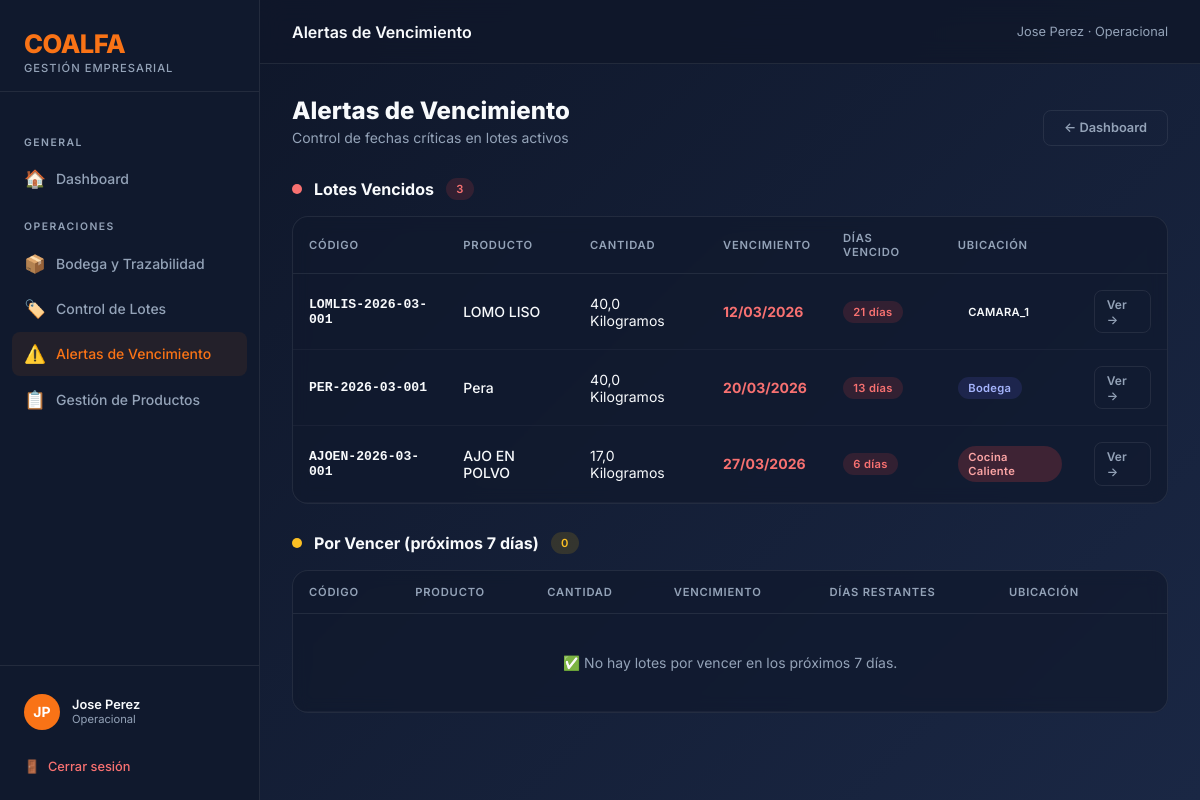
The app's page /inventario/alertas/ (signed in), older data.
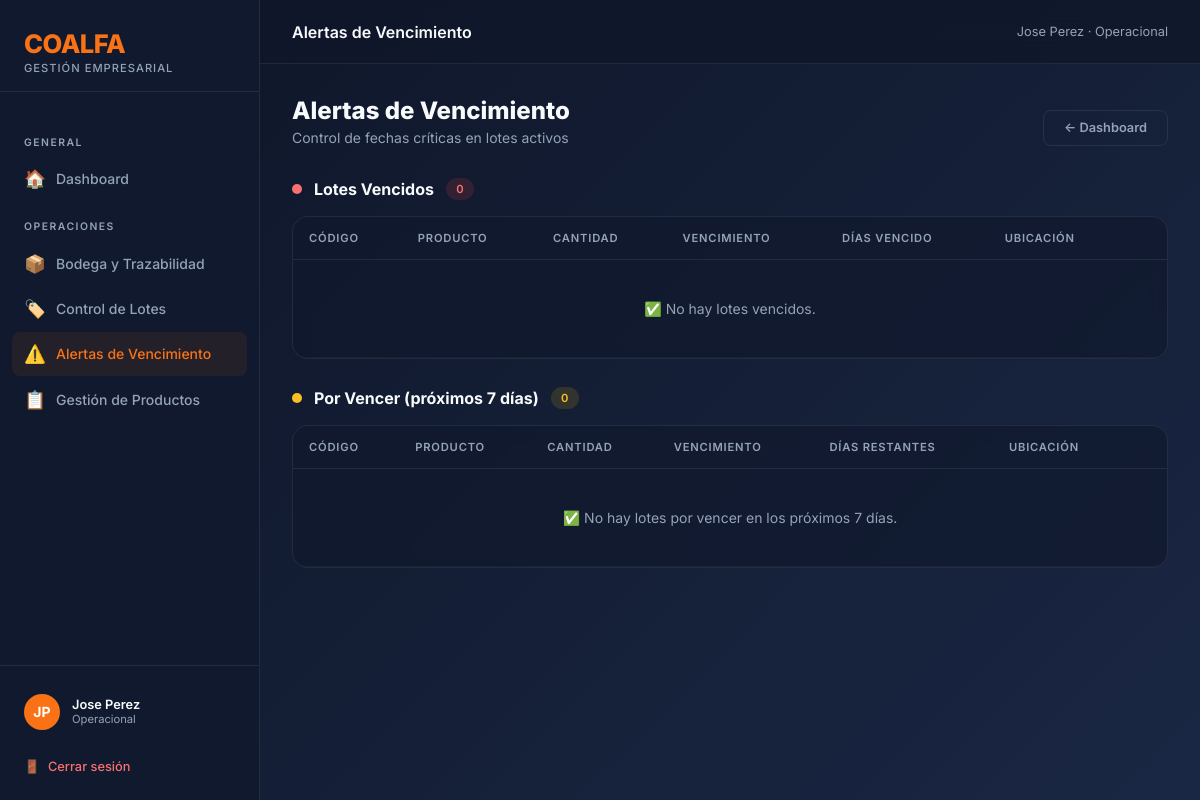
The same page, newer data.
### coalfa/models.py (models this page shows, shortened)
class Usuario(AbstractBaseUser, PermissionsMixin):
    ROL_CHOICES = [
        ("ADMIN", "Administrador"),
        ("RRHH", "Recursos Humanos"),
        ("OPERACIONAL", "Operacional"),
        ("GERENTE", "Gerente"),
    ]
    rut = models.CharField(max_length=12, unique=True, verbose_name="RUT", validators=[rut_validator])
    nombre = models.CharField(max_length=60, verbose_name="Nombre")
    apellido = models.CharField(max_length=60, verbose_name="Apellido")
    rol = models.CharField(max_length=15, choices=ROL_CHOICES, default="RRHH", verbose_name="Rol")
    is_active = models.BooleanField(default=True, verbose_name="Activo")
    is_staff = models.BooleanField(default=False, verbose_name="Es staff")
    solicitud_pendiente = models.BooleanField(default=False, verbose_name="Solicitud pendiente de aprobación")
    date_joined = models.DateTimeField(default=timezone.now, verbose_name="Fecha de registro")
    USERNAME_FIELD = "rut"
    REQUIRED_FIELDS = ["nombre", "apellido"]
    objects = UsuarioManager()
    def get_full_name(self):
        return f"{self.nombre} {self.apellido}"
    class Meta:
        verbose_name = "Usuario"
        verbose_name_plural = "Usuarios"

### inventario/models.py (models this page shows, shortened)
class Lote(models.Model):
    UBICACION_CHOICES = [
        ("BODEGA", "Bodega"),
        ("COCINA_FRIA", "Cocina Fría"),
        ("COCINA_CALIENTE", "Cocina Caliente"),
        ("REPOSTERIA", "Repostería"),
        ("PANADERIA", "Panadería"),
        ("COLACION", "Colación"),
        ("LINEA", "Línea (Servicio)"),
        ("OTRO", "Otro"),
    ]
    ESTADO_CHOICES = [
        ("ACTIVO", "Activo"),
        ("CONSUMIDO", "Consumido"),
        ("VENCIDO", "Vencido"),
        ("DESCARTADO", "Descartado"),
    ]
    PROCESO_CHOICES = [
        ("RECEPCION", "Recepción de Bodega"),
        ("MARINADO", "Marinado"),
        ("PORCIONADO", "Porcionado"),
        ("COCCION", "Cocción"),
        ("PREPARACION", "Preparación / Mezcla"),
        ("HORNEADO", "Horneado"),
        ("ENFRIADO", "Enfriado"),
        ("OTRO", "Otro"),
    ]
    producto = models.ForeignKey(Producto, on_delete=models.PROTECT, related_name="lotes")
    proveedor = models.ForeignKey(
        Proveedor, on_delete=models.SET_NULL, null=True, blank=True, related_name="lotes"
    )
    numero_lote = models.CharField(max_length=60, unique=True, blank=True)
    numero_lote_proveedor = models.CharField(
        max_length=80, blank=True, verbose_name="Lote del Proveedor"
    )
    numero_guia = models.CharField(
        max_length=80, blank=True, verbose_name="Nº Guía / Factura"
    )
    cantidad = models.FloatField()
    precio_unitario = models.FloatField(default=0, help_text="Costo por unidad de medida")
    fecha_recepcion = models.DateField()
    fecha_vencimiento = models.DateField()
    temperatura_recepcion = models.FloatField(
        null=True, blank=True, verbose_name="Temperatura recepción (°C)"
    )
    proceso = models.CharField(
        max_length=20,
        choices=PROCESO_CHOICES,
        default="RECEPCION",
        verbose_name="Proceso de origen",
    )
    lotes_padres = models.ManyToManyField(
        "self",
        symmetrical=False,
        blank=True,
        related_name="lotes_hijos",
        verbose_name="Lotes de origen (insumos)",
    )
    ubicacion_actual = models.CharField(
        max_length=30, choices=UBICACION_CHOICES, default="BODEGA"
    )
    ubicacion_detalle = models.CharField(
        max_length=100, blank=True, help_text="Ej: Pasillo 2, Estante B"
    )
    estado = models.CharField(
        max_length=12, choices=ESTADO_CHOICES, default="ACTIVO", db_index=True
    )
    responsable_registro = models.CharField(
        max_length=100, blank=True, verbose_name="Responsable de registro"
    )
    observaciones = models.TextField(blank=True)
    fecha_registro = models.DateTimeField(auto_now_add=True)
    @property
    def dias_restantes(self):
        return (self.fecha_vencimiento - datetime.date.today()).days
    class Meta:
        verbose_name = "Lote"
        verbose_name_plural = "Lotes"
        ordering = ["fecha_vencimiento"]

class Producto(models.Model):
    UNIDAD_CHOICES = [
        ("KG", "Kilogramos"),
        ("G", "Gramos"),
        ("L", "Litros"),
        ("ML", "Mililitros"),
        ("UN", "Unidades"),
        ("CAJA", "Cajas"),
    ]
    CATEGORIA_CHOICES = [
        ("ABARROTES", "Abarrotes"),
        ("CARNES", "Carnes y Aves"),
        ("PESCADOS", "Pescados y Mariscos"),
        ("LACTEOS", "Lácteos y Huevos"),
        ("FRUTAS", "Frutas y Verduras"),
        ("CONGELADOS", "Congelados"),
        ("BEBIDAS", "Bebidas"),
        ("LIMPIEZA", "Aseo y Limpieza"),
        ("VESTUARIO", "Vestuario / Ropa"),
        ("EPP", "Elementos de Protección Personal"),
        ("OTRO", "Otros"),
    ]
    nombre = models.CharField(max_length=150)
    talla = models.CharField(max_length=50, blank=True)
    descripcion = models.TextField(blank=True)
    categoria = models.CharField(max_length=20, choices=CATEGORIA_CHOICES, default="OTRO")
    unidad_medida = models.CharField(max_length=5, choices=UNIDAD_CHOICES, default="KG")
    stock_minimo = models.FloatField(default=0, help_text="Alerta cuando el stock total baje de este valor")
    temperatura_min = models.FloatField(null=True, blank=True, help_text="°C (opcional)")
    temperatura_max = models.FloatField(null=True, blank=True, help_text="°C (opcional)")
    class Meta:
        verbose_name = "Producto"
        verbose_name_plural = "Productos"
        ordering = ["nombre"]
        unique_together = ["nombre", "talla"]

### inventario/views.py (the view)
# urls.py: path("alertas/", views.alertas_vencimiento, name="inventario_alertas"),
@operacional_required
def alertas_vencimiento(request):
    hoy = datetime.date.today()
    pronto = hoy + datetime.timedelta(days=7)
    vencidos = Lote.objects.filter(
        estado="ACTIVO", fecha_vencimiento__lt=hoy
    ).order_by("fecha_vencimiento")
    por_vencer = Lote.objects.filter(
        estado="ACTIVO",
        fecha_vencimiento__lte=pronto,
        fecha_vencimiento__gte=hoy,
    ).order_by("fecha_vencimiento")
    return render(request, "inventario/alertas.html", {
        "vencidos": vencidos, "por_vencer": por_vencer, "hoy": hoy,
    })

### coalfa/context_processors.py (called while the page is built)
def solicitudes_pendientes(request):
    if request.user.is_authenticated and getattr(request.user, 'rol', None) == 'ADMIN':
        count = Usuario.objects.filter(solicitud_pendiente=True).count()
        return {'solicitudes_count': count}
    return {}

### inventario/templates/inventario/alertas.html (shortened to what this page needs)
{% extends 'base.html' %}
{% block topbar_title %}Alertas de Vencimiento{% endblock %}
{% block nav_alertas %}active{% endblock %}
{% block content %}
<div style="display:flex;justify-content:space-between;align-items:flex-end;margin-bottom:2rem;flex-wrap:wrap;gap:1rem;">
    <div>
        <div class="page-title">Alertas de Vencimiento</div>
        <p class="page-subtitle" style="margin-bottom:0;">Control de fechas críticas en lotes activos</p>
    </div>
    <a href="{% url 'inventario_dashboard' %}" class="btn btn-ghost">← Dashboard</a>
</div>
<div style="margin-bottom:1.75rem;">
    <div style="display:flex;align-items:center;gap:0.75rem;margin-bottom:1rem;">
        <div style="width:10px;height:10px;background:#f87171;border-radius:50%;flex-shrink:0;"></div>
        <h2 style="font-size:1rem;font-weight:700;">Lotes Vencidos</h2>
        <span class="badge badge-licencia">{{ vencidos.count }}</span>
    </div>
    <div class="card" style="padding:0;overflow:hidden;">
        <div class="table-wrap">
            <table>
                <thead>
                    <tr>
                        <th>Código</th>
                        <th>Producto</th>
                        <th>Cantidad</th>
                        <th>Vencimiento</th>
                        <th>Días vencido</th>
                        <th>Ubicación</th>
                        <th></th>
                    </tr>
                </thead>
                <tbody>
                    {% for lote in vencidos %}
                    <tr>
                        <td style="font-family:monospace;font-weight:700;font-size:0.82rem;">{{ lote.numero_lote }}</td>
                        <td style="font-weight:500;">{{ lote.producto.nombre }}</td>
                        <td>{{ lote.cantidad }} {{ lote.producto.get_unidad_medida_display }}</td>
                        <td style="color:#f87171;font-weight:700;">{{ lote.fecha_vencimiento|date:"d/m/Y" }}</td>
                        <td>
                            <span class="badge badge-licencia">{{ lote.dias_restantes|stringformat:"d"|slice:"1:" }} días</span>
                        </td>
                        <td><span class="badge badge-{{ lote.ubicacion_actual|lower }}">{{ lote.get_ubicacion_actual_display }}</span></td>
                        <td><a href="{% url 'inventario_detalle_lote' lote.pk %}" class="btn btn-ghost btn-sm">Ver →</a></td>
                    </tr>
                    {% empty %}
                    <tr>
                        <td colspan="7" style="text-align:center;padding:2.5rem;color:var(--text-muted);">✅ No hay lotes vencidos.</td>
                    </tr>
                    {% endfor %}
                </tbody>
            </table>
        </div>
    </div>
</div>
<div>
    <div style="display:flex;align-items:center;gap:0.75rem;margin-bottom:1rem;">
        <div style="width:10px;height:10px;background:#fbbf24;border-radius:50%;flex-shrink:0;"></div>
        <h2 style="font-size:1rem;font-weight:700;">Por Vencer (próximos 7 días)</h2>
        <span class="badge badge-vacaciones">{{ por_vencer.count }}</span>
    </div>
    <div class="card" style="padding:0;overflow:hidden;">
        <div class="table-wrap">
            <table>
                <thead>
                    <tr>
                        <th>Código</th>
                        <th>Producto</th>
                        <th>Cantidad</th>
                        <th>Vencimiento</th>
                        <th>Días restantes</th>
                        <th>Ubicación</th>
                        <th></th>
                    </tr>
                </thead>
                <tbody>
                    {% for lote in por_vencer %}
                    <tr>
                        <td style="font-family:monospace;font-weight:700;font-size:0.82rem;">{{ lote.numero_lote }}</td>
                        <td style="font-weight:500;">{{ lote.producto.nombre }}</td>
                        <td>{{ lote.cantidad }} {{ lote.producto.get_unidad_medida_display }}</td>
                        <td style="color:#fbbf24;font-weight:700;">{{ lote.fecha_vencimiento|date:"d/m/Y" }}</td>
                        <td>
                            <span class="badge badge-vacaciones">{{ lote.dias_restantes }} día{{ lote.dias_restantes|pluralize:"s" }}</span>
                        </td>
                        <td><span class="badge badge-{{ lote.ubicacion_actual|lower }}">{{ lote.get_ubicacion_actual_display }}</span></td>
                        <td><a href="{% url 'inventario_detalle_lote' lote.pk %}" class="btn btn-ghost btn-sm">Ver →</a></td>
                    </tr>
                    {% empty %}
                    <tr>
                        <td colspan="7" style="text-align:center;padding:2.5rem;color:var(--text-muted);">✅ No hay lotes por vencer en los próximos 7 días.</td>
                    </tr>
                    {% endfor %}
                </tbody>
            </table>
        </div>
    </div>
</div>
{% endblock %}

### templates/base.html (shortened to what this page needs)
<!DOCTYPE html>
<html lang="es">
<head>
    <link rel="stylesheet" href="https://unpkg.com/nprogress@0.2.0/nprogress.css" />
</head>
<body>
    <div class="sidebar">
        <div class="sidebar-brand">
            <div class="logo-text">COALFA</div>
            <div class="logo-sub">Gestión Empresarial</div>
        </div>
        <nav class="sidebar-nav">
            <div class="nav-section-label">General</div>
            <a href="{% url 'dashboard' %}" class="nav-item {% block nav_home %}{% endblock %}">
                <span class="icon">🏠</span> Dashboard
            </a>
            {% if user.rol == 'OPERACIONAL' or user.rol == 'ADMIN' %}
            <div class="nav-section-label">Operaciones</div>
            <a href="{% url 'inventario_dashboard' %}" class="nav-item {% block nav_inventario %}{% endblock %}">
                <span class="icon">📦</span> Bodega y Trazabilidad
            </a>
            <a href="{% url 'inventario_lista_lotes' %}" class="nav-item {% block nav_lotes %}{% endblock %}">
                <span class="icon">🏷️</span> Control de Lotes
            </a>
            <a href="{% url 'inventario_alertas' %}" class="nav-item {% block nav_alertas %}{% endblock %}">
                <span class="icon">⚠️</span> Alertas de Vencimiento
            </a>
            <a href="{% url 'inventario_lista_productos' %}" class="nav-item {% block nav_productos %}{% endblock %}">
                <span class="icon">📋</span> Gestión de Productos
            </a>
            {% endif %}
        </nav>
        <div class="sidebar-footer">
            <div class="user-info">
                <div class="user-avatar">{{ user.nombre|first }}{{ user.apellido|first }}</div>
                <div>
                    <div class="user-name">{{ user.get_full_name }}</div>
                    <div class="user-role">{{ user.get_rol_display }}</div>
                </div>
            </div>
            <a href="{% url 'logout' %}" class="btn-logout">
                <span>🚪</span> Cerrar sesión
            </a>
        </div>
    </div>
    <div class="main-wrapper">
        <div class="topbar">
            <div class="topbar-title">{% block topbar_title %}Dashboard{% endblock %}</div>
            <div class="topbar-breadcrumb">{{ user.get_full_name }} · {{ user.get_rol_display }}</div>
        </div>
        <div class="page-content">
            {% block content %}{% endblock %}
        </div>
    </div>
</body>
</html>

Row changes from the older to the newer data that the page shows:
removed Lote: numero_lote "LOMLIS-2026-03-001", producto.nombre "LOMO LISO", cantidad "40,0", producto.unidad_medida "Kilogramos", fecha_vencimiento "12/03/2026", dias_restantes "21", ubicacion_actual "CAMARA_1"
removed Lote: numero_lote "PER-2026-03-001", producto.nombre "Pera", cantidad "40,0", producto.unidad_medida "Kilogramos", fecha_vencimiento "20/03/2026", dias_restantes "13", ubicacion_actual "Bodega"
removed Lote: numero_lote "AJOEN-2026-03-001", producto.nombre "AJO EN POLVO", cantidad "17,0", producto.unidad_medida "Kilogramos", fecha_vencimiento "27/03/2026", dias_restantes "6", ubicacion_actual "Cocina Caliente"
Text that changed along with them:
{{ vencidos.count }}: "3" → "0"
text now shown: "✅ No hay lotes vencidos."
